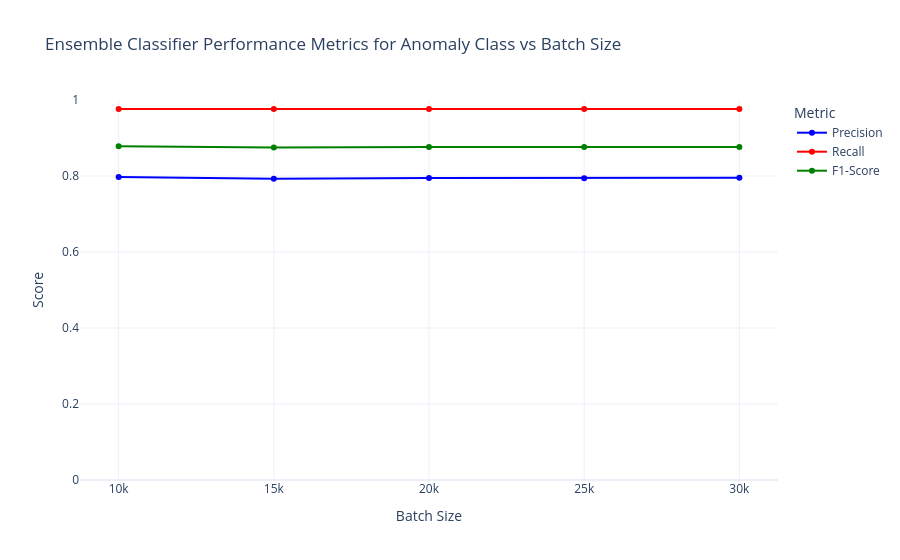

The cell this chart's notebook holds for it:
### Code cell
# Create plot for anomaly class metrics vs batch size
fig = go.Figure()

# Add traces for each metric
fig.add_trace(go.Scatter(
    x=df['batch_size'],
    y=df['precision_anomaly'],
    mode='lines+markers',
    name='Precision',
    line=dict(color='blue')
))

fig.add_trace(go.Scatter(
    x=df['batch_size'],
    y=df['recall_anomaly'],
    mode='lines+markers',
    name='Recall',
    line=dict(color='red')
))

fig.add_trace(go.Scatter(
    x=df['batch_size'],
    y=df['f1_anomaly'],
    mode='lines+markers',
    name='F1-Score',
    line=dict(color='green')
))

# Update layout
fig.update_layout(
    title='Ensemble Classifier Performance Metrics for Anomaly Class vs Batch Size',
    xaxis_title='Batch Size',
    yaxis_title='Score',
    yaxis_range=[0, 1],
    legend_title='Metric',
    template='plotly_white'
)

# Show the plot
fig.show()

### Figure 1 — Plotly figure (JSON) as saved in the notebook; plotly's stock layout.template omitted (floating-point values rounded to 4 significant figures)
{"data": [{"line": {"color": "blue"}, "mode": "lines+markers", "name": "Precision", "type": "scatter", "x": [10000, 15000, 20000, 25000, 30000], "y": [0.7974, 0.7925, 0.7946, 0.7944, 0.7951]}, {"line": {"color": "red"}, "mode": "lines+markers", "name": "Recall", "type": "scatter", "x": [10000, 15000, 20000, 25000, 30000], "y": [0.9766, 0.9766, 0.9766, 0.9765, 0.9766]}, {"line": {"color": "green"}, "mode": "lines+markers", "name": "F1-Score", "type": "scatter", "x": [10000, 15000, 20000, 25000, 30000], "y": [0.878, 0.875, 0.8762, 0.8761, 0.8765]}], "layout": {"legend": {"title": {"text": "Metric"}}, "title": {"text": "Ensemble Classifier Performance Metrics for Anomaly Class vs Batch Size"}, "xaxis": {"title": {"text": "Batch Size"}}, "yaxis": {"range": [0, 1], "title": {"text": "Score"}}}}
